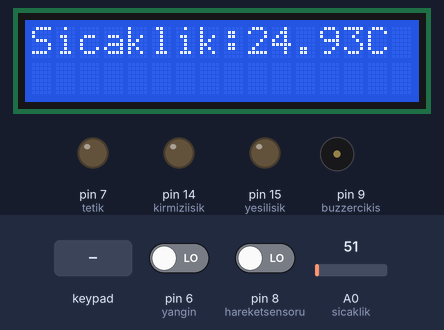
This sketch was run on a simulated Arduino Mega 2560, built with avr-gcc and run on an emulated ATmega2560. Parts: 16×2 character LCD, output pins drawn as LEDs (lit = HIGH), buzzer (waves = sounding, pin HIGH). Dashed ring = blinking. The test bench sets the inputs (shaded band); at power-on: A0 (sicaklik) = 51, pin 6 (yangin) LOW, pin 8 (hareketsensoru) LOW.

Above: at 1.2 s.
1.3 s: A0 (sicaklik) set to 58
At 2.5 s:
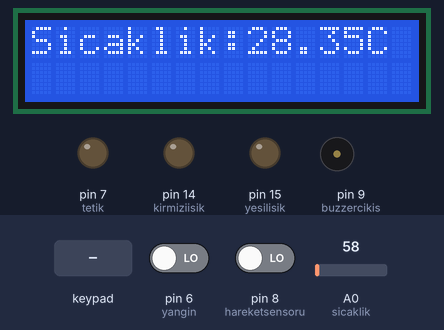
2.8 s: A0 (sicaklik) set to 65
At 3.9 s:
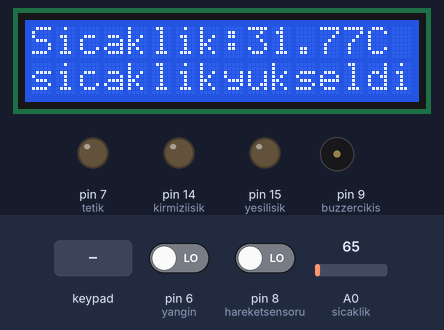
4.3 s: A0 (sicaklik) set to 30
At 5.1 s:
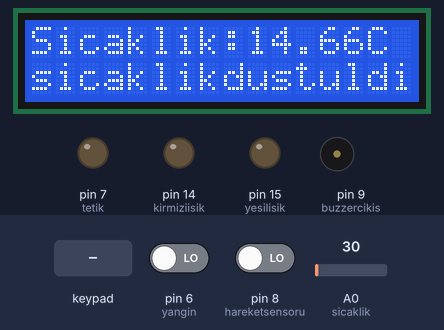
5.8 s: keypad keys 3 6 3 7 3 8 3 9 pressed 0.4 s apart
At 8.1 s:
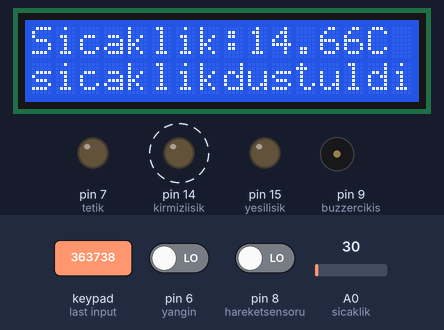
10.5 s: A0 (sicaklik) set to 22
At 10.9 s:
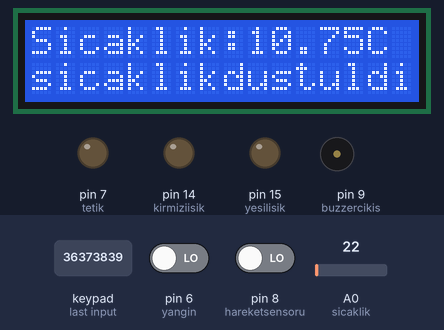
12.0 s: A0 (sicaklik) set to 18
At 13.2 s:
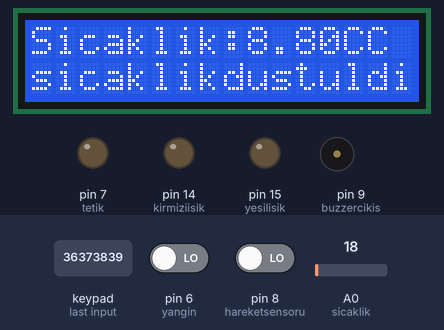
Timing chart, 0 to 14.5 s (numbered marks = the images above; inputs shaded):
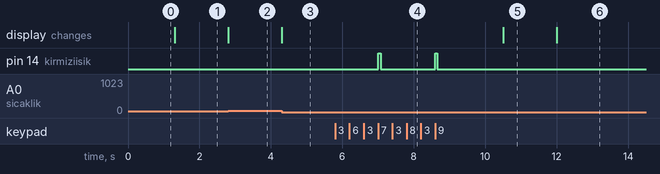

The sketch:

prolab2-2.proje-kodu.ino
```cpp
#include <LiquidCrystal.h>
#include <Keypad.h>
const int yangin = 6; // yangin sensörü giriş pin
int buzzercikis = 9; // buzzer pin
int cikis = 0; //kontrol değişkeni
const int hareketsensoru = 8; // hareket sensörü giriş pini
int tetik = 7; // led için çıkış pini
boolean hareketcikis = 0; // kontrol değişkeni
float degisken; // derece bulma degiskeni
const int sicaklik = A0; // sicaklik giris pini
LiquidCrystal lcd(12, 11, 5, 4, 3, 2); // led pinleri

const byte Satirlar = 4; // Kaç satır olduğu
const byte Sutunlar = 3; //Kaç sütun olduğu

char anahtarlar[Satirlar][Sutunlar] = { // anahtarlar
  {'1', '2', '3'},
  {'4', '5', '6'},
  {'7', '8', '9'},
  {'*', '0', '#'}
};
byte Satirpinleri[Satirlar] = {36, 37, 38, 39};
byte Sutunpinleri[Sutunlar] = {40, 41, 42};
String sifre="1234";

Keypad keypad = Keypad( makeKeymap(anahtarlar), Satirpinleri, Sutunpinleri, Satirlar, Sutunlar );

int kirmiziisik = 14;
int yesilisik = 15;
boolean kontrol = false;
String sifre4harfli;
int sayi = 0;


void setup() {
  pinMode(buzzercikis, OUTPUT);
  pinMode(yangin, INPUT);
  pinMode(hareketsensoru, INPUT);
  pinMode(tetik, OUTPUT);
  pinMode(sicaklik, INPUT);
  Serial.begin(9600);
  lcd.begin(16, 2);
  pinMode(kirmiziisik, OUTPUT);
  pinMode(yesilisik, OUTPUT);


}

void loop() {

  cikis = digitalRead(yangin);
  hareketcikis = digitalRead(hareketsensoru);

  if (cikis == 1) {
    digitalWrite(buzzercikis, HIGH);
  }
  else if(cikis==0) {
    digitalWrite(buzzercikis, LOW);
  }
  if (hareketcikis == 1) {
    digitalWrite(tetik, HIGH);

  } else if(hareketcikis==0) {
    digitalWrite(tetik, LOW);
  }
  degisken = analogRead(sicaklik);
  float voltu = ( degisken / 1023)*5000;
  float derece = voltu/10;
  lcd.setCursor(0, 0);
  lcd.print("Sicaklik:");
  lcd.print(derece);
  lcd.print("C");

  if (derece > 30) {
    lcd.setCursor(0, 1);
    lcd.print("sicaklikyukseldi");
  }
  else if (derece < 20) {
    lcd.setCursor(0, 1);
    lcd.print("sicaklikdustu");
  }
  else {
    lcd.setCursor(0, 1);
    lcd.print("                ");


  }
      char basilan = keypad.getKey();

    if (basilan != NO_KEY)
    {
    sifre4harfli=sifre4harfli+basilan;
      if (sifre4harfli.length()==4)
      {

        if (sifre4harfli[0] == sifre[0] && sifre4harfli[1] == sifre[1] && sifre4harfli[2] == sifre[2] && sifre4harfli[3] == sifre[3]) {


          digitalWrite(yesilisik, HIGH);
          digitalWrite(kirmiziisik, LOW);
          delay(60);
          digitalWrite(yesilisik, LOW);
          sifre4harfli="";
        }
        else if(sifre4harfli[0] != sifre[0] || sifre4harfli[1] != sifre[1] || sifre4harfli[2] != sifre[2] || sifre4harfli[3] != sifre[3])
        {

          digitalWrite(kirmiziisik, HIGH);
          digitalWrite(yesilisik, LOW);
          delay(60);
          digitalWrite(kirmiziisik, LOW);
          sifre4harfli="";


        }
      }

    }

}
```

Measured:
- the behaviour switches between 61 and 62 on A0 (sicaklik) (found by bisection; images 1 and 2)
- the behaviour switches between 21 and 20 on A0 (sicaklik) (found by bisection; images 5 and 6)
- after the input at 1.3 s, the display: changes at once (image 1)
- after the input at 2.8 s, the display: changes at once (image 2)
- after the input at 4.3 s, the display: changes at once (image 3)
- after the input at 5.8 s, pin 14 (kirmiziisik): alternates HIGH for 0.06 s and LOW for 1.5 s, starting after 1.2 s
- after the input at 10.5 s, the display: changes at once (image 5)
- after the input at 12.0 s, the display: changes at once (image 6)
